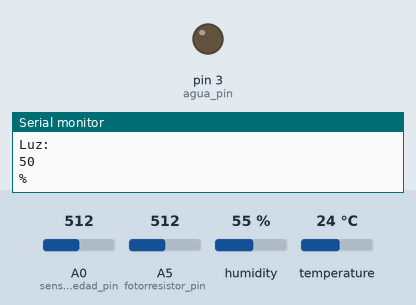
Bench run of a sketch on a simulated Arduino Uno, built with avr-gcc and run on an emulated ATmega328P. Shown: output pins drawn as LEDs (lit = HIGH), the last lines printed to the serial monitor. The test bench sets the inputs (shaded band); at power-on: A5 (fotorresistor_pin) = 512, A0 (sensor_humedad_pin) = 512, humidity 55 %, temperature 24 °C.

Above: at 2.8 s.
2.9 s: A5 (fotorresistor_pin) set to 709
5.7 s: A5 (fotorresistor_pin) set to 737
At 7.5 s:
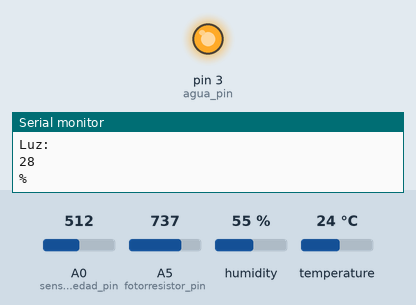
8.5 s: A0 (sensor_humedad_pin) set to 498
At 11.3 s:
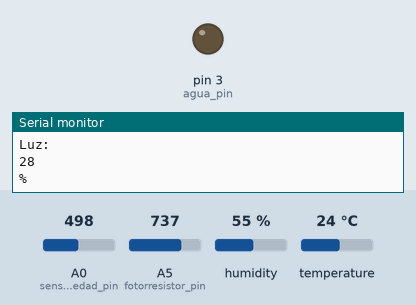
Timing chart, 0 to 12.8 s (numbered marks = the images above; inputs shaded):
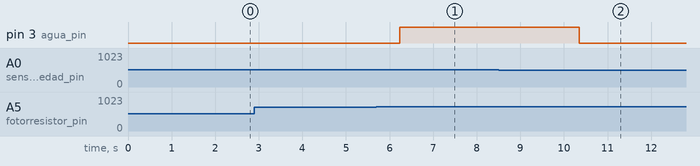

Measured:
- the behaviour switches between 726 and 727 on A5 (fotorresistor_pin) (found by bisection; images 0 and 1)
- the behaviour switches between 512 and 511 on A0 (sensor_humedad_pin) (found by bisection; images 1 and 2)
- after the input at 5.7 s, pin 3 (agua_pin): LOW → HIGH after 0.54 s
- after the input at 8.5 s, pin 3 (agua_pin): HIGH → LOW after 1.9 s

The sketch:

CTproject.ino
```cpp
#include <DHT.h> /* Librería para el sensor DHT11 */
#define DHTTYPE DHT11 /* Definimos el tipo de sensor */

#define sensor_humedad_pin A0 /* Sensor de humedad de tierra en el pin A0 */
#define fotorresistor_pin A5 /* Fotorresistor en el pin A5 */

int pinDHT11 = 2; /* Sensor de humedad y temperatura en el pin 2 */
DHT dht(pinDHT11,DHTTYPE);

int fotorresistor_value = 0; /* valor de la fotorresistencia */
int agua_pin = 3; /* Bomba o valvula de agua conectada en el pin 3 */
int agua_speed = 255; /* Velocidad a la que trabajará la bomba o valvula */
                      /* Este valor dependerá del tipo de bomba que utilicemos
                       * y la cantidad de flujo de agua que se quiera
                       */
void setup(){
  Serial.begin(9600);
  dht.begin();

}

void loop(){
  float h = dht.readHumidity();
  float t = dht.readTemperature();

  if (isnan(h) || isnan(t)) {
      //Serial.println("Error");
      //return;
  }

  int valor_humedad_tierra = map(analogRead(sensor_humedad_pin), 0, 1023, 100, 0);
  int fotorresistor_value = map(analogRead(fotorresistor_pin), 0, 1023, 100, 0);

  /* Monitoreo de valores */
  Serial.println(" ");
  Serial.println("Humedad: ");
  Serial.println(h);  /* Imprimimos valor de humedad */
  Serial.println(" %\t ");
  Serial.println("Temperatura: ");
  Serial.println(t);  /* Imprimimos el valor de la temperatura */
  Serial.println(" *C ");

  Serial.println("Humedad en el suelo: ");
  Serial.println(valor_humedad_tierra);
  Serial.println("%");

  Serial.println("Luz: ");
  Serial.println(fotorresistor_value);
  Serial.println("%");

  /*Esta parte corresponde a la configuración de las condiciones de riego con los datos
   * obtenidos.
   * El sistema de riego se activa si:
   *  - La humedad en el suelo es igual o menor al 50%
   *  - La luminosidad es inferior al 30%
   *  - La temperatura es inferior al 30%
   */
   /*if(valor_humedad_tierra <= 50 && fotorresistor_value < 30 && t < 30){*/
   if(valor_humedad_tierra <= 50 && fotorresistor_value < 30){
    digitalWrite(agua_pin, HIGH);
    analogWrite(agua_pin, agua_speed);
   }
    else{
      digitalWrite(agua_pin, LOW);
    }
   delay(2000);
}
```
